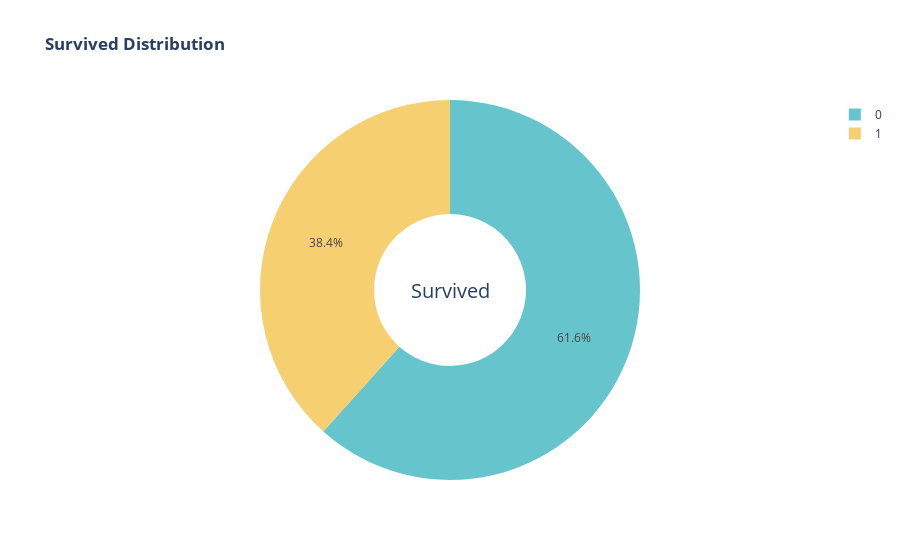

Source (notebook cell):
### Code cell
from __future__ import annotations
fig = px.pie(df, 
       names='Survived',
       title='<b>Survived Distribution</b>',
       color_discrete_sequence=px.colors.qualitative.Pastel,
       hole=0.4)
fig.update_layout(annotations=[dict(text='Survived', x=0.5, y=0.5, font_size=20,showarrow =False)])
fig.show()

### Figure 1 — Plotly figure (JSON) as saved in the notebook; plotly's stock layout.template omitted (floating-point values rounded to 4 significant figures; data arrays with more than 128 entries replaced by an {"elided": "..."} marker saying what was removed)
{"data": [{"domain": {"x": [0, 1], "y": [0, 1]}, "hole": 0.4, "hovertemplate": "Survived=%{label}<extra></extra>", "labels": {"elided": "891 int values"}, "legendgroup": "", "name": "", "showlegend": true, "type": "pie"}], "layout": {"annotations": [{"font": {"size": 20}, "showarrow": false, "text": "Survived", "x": 0.5, "y": 0.5}], "legend": {"tracegroupgap": 0}, "piecolorway": ["rgb(102, 197, 204)", "rgb(246, 207, 113)", "rgb(248, 156, 116)", "rgb(220, 176, 242)", "rgb(135, 197, 95)", "rgb(158, 185, 243)", "rgb(254, 136, 177)", "rgb(201, 219, 116)", "rgb(139, 224, 164)", "rgb(180, 151, 231)", "rgb(179, 179, 179)"], "title": {"text": "<b>Survived Distribution</b>"}}}
